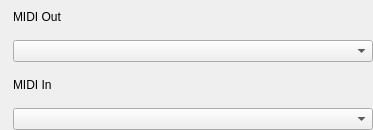
<?xml version="1.0" encoding="UTF-8"?>
<ui version="4.0">
 <class>MidiFrame</class>
 <widget class="QFrame" name="MidiFrame">
  <property name="geometry">
   <rect>
    <x>0</x>
    <y>0</y>
    <width>373</width>
    <height>130</height>
   </rect>
  </property>
  <property name="windowTitle">
   <string>Frame</string>
  </property>
  <layout class="QGridLayout" name="gridLayout">
   <property name="leftMargin">
    <number>0</number>
   </property>
   <property name="topMargin">
    <number>0</number>
   </property>
   <property name="rightMargin">
    <number>0</number>
   </property>
   <property name="bottomMargin">
    <number>0</number>
   </property>
   <item row="4" column="0">
    <widget class="BlinkenLight" name="led_midiin">
     <property name="sizePolicy">
      <sizepolicy hsizetype="Minimum" vsizetype="Preferred">
       <horstretch>0</horstretch>
       <verstretch>0</verstretch>
      </sizepolicy>
     </property>
     <property name="text">
      <string/>
     </property>
     <property name="pixmap">
      <pixmap resource="../../resources.qrc">:/images/images/led-off.png</pixmap>
     </property>
    </widget>
   </item>
   <item row="2" column="1">
    <widget class="QComboBox" name="cmbMidiOut">
     <property name="sizePolicy">
      <sizepolicy hsizetype="Expanding" vsizetype="Fixed">
       <horstretch>0</horstretch>
       <verstretch>0</verstretch>
      </sizepolicy>
     </property>
    </widget>
   </item>
   <item row="4" column="1">
    <widget class="QComboBox" name="cmbMidiIn">
     <property name="sizePolicy">
      <sizepolicy hsizetype="Expanding" vsizetype="Fixed">
       <horstretch>0</horstretch>
       <verstretch>0</verstretch>
      </sizepolicy>
     </property>
    </widget>
   </item>
   <item row="2" column="0">
    <widget class="BlinkenLight" name="led_midiout">
     <property name="sizePolicy">
      <sizepolicy hsizetype="Minimum" vsizetype="Preferred">
       <horstretch>0</horstretch>
       <verstretch>0</verstretch>
      </sizepolicy>
     </property>
     <property name="text">
      <string/>
     </property>
     <property name="pixmap">
      <pixmap resource="../../resources.qrc">:/images/images/led-off.png</pixmap>
     </property>
    </widget>
   </item>
   <item row="3" column="1">
    <widget class="QLabel" name="label_3">
     <property name="sizePolicy">
      <sizepolicy hsizetype="Expanding" vsizetype="Expanding">
       <horstretch>0</horstretch>
       <verstretch>0</verstretch>
      </sizepolicy>
     </property>
     <property name="text">
      <string>MIDI In</string>
     </property>
    </widget>
   </item>
   <item row="1" column="1">
    <widget class="QLabel" name="label_2">
     <property name="sizePolicy">
      <sizepolicy hsizetype="Expanding" vsizetype="Expanding">
       <horstretch>0</horstretch>
       <verstretch>0</verstretch>
      </sizepolicy>
     </property>
     <property name="text">
      <string>MIDI Out</string>
     </property>
    </widget>
   </item>
  </layout>
 </widget>
 <customwidgets>
  <customwidget>
   <class>BlinkenLight</class>
   <extends>QLabel</extends>
   <header>src/BlinkenLight.h</header>
  </customwidget>
 </customwidgets>
 <resources>
  <include location="../../resources.qrc"/>
 </resources>
 <connections/>
</ui>
